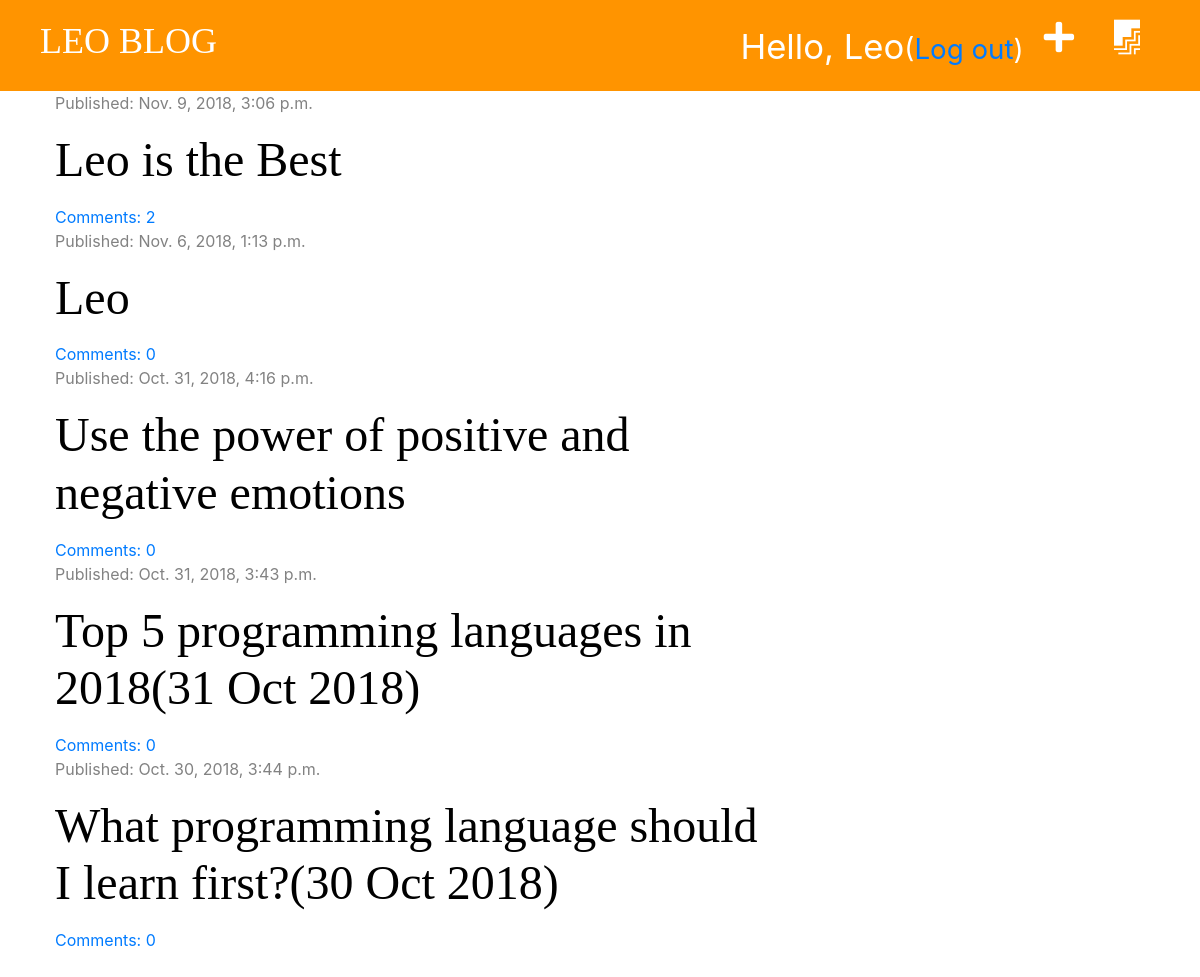
The app's page / (signed in) with its own data.
### blog/models.py (models this page shows, shortened)
class Post(models.Model):
    author = models.ForeignKey('auth.User', on_delete=models.CASCADE)
    title = models.CharField(max_length=200)
    text = models.TextField()
    created_date = models.DateTimeField(default=timezone.now)
    published_date = models.DateTimeField(blank=True, null=True)
    def approved_comments(self):
        return self.comments.filter(approved=True)

### blog/views.py (the view)
# urls.py: path('', views.post_list, name='post_list'),
def post_list(request):
    posts = Post.objects.filter(published_date__lte=timezone.now()).order_by('-published_date')
    stuff_for_frontend = {'posts': posts}
    return render(request, 'blog/post_list.html', stuff_for_frontend)

### blog/templatetags/markdownify.py (called while the page is built)
@register.filter
def markdown(value):
    renderer = HighlightRenderer()
    markdown = mistune.Markdown(renderer=renderer)
    return markdown(value)

### blog/templates/blog/post_list.html (shortened to what this page needs)
{% extends 'blog/base.html' %}
{% load markdownify %}
{% block content %}
    {% for post in posts %}
        <div class="post">
            <div class="date">
                <p>Published: {{ post.published_date }}</p>
            <div/>
            <h1><a href="{% url 'post_detail' pk=post.pk %}">{{ post.title }}</a></h1>
            <a href="{% url 'post_detail' pk=post.pk %}">Comments: {{ post.approved_comments.count }}</a>
        </div>
    {% endfor %}
{% endblock %}

### blog/templates/blog/base.html (shortened to what this page needs)
{% load staticfiles %}
<!DOCTYPE html>
<html lang="en">
<head>
    <link rel="stylesheet" href="https://maxcdn.bootstrapcdn.com/bootstrap/4.0.0/css/bootstrap.min.css">
    <link rel="stylesheet" href="https://use.fontawesome.com/releases/v5.5.0/css/all.css">
    <link rel="stylesheet" href="{% static 'css/blog.css' %}">
    <link rel="stylesheet" href="{% static 'css/zenburn.css' %}">
</head>
<body>
<div class="page-header">
    {% if user.is_authenticated %}
        <a href="{% url 'post_draft_list' %}" class="top-menu"><i class="fab fa-firstdraft fa-2x" style=" color: #ffffff; float: right; font-size: 26pt; margin-right: 20px;"></i></a>
        <a href="{% url 'post_new' %}" class="top-menu"><i class="fas fa-plus fa-2x" style=" color: #ffffff; float: right; font-size: 26pt; margin-right: 20px;"></i></a>
        <p class="top-menu">Hello, {{ user.username }}<small>(<a href="{% url 'logout' %}">Log out</a>)</small></p>
    {% else %}
        <a href="{% url 'login' %}" class="top-menu"><i class="fas fa-sign-in-alt" style="color: #ffffff; float: right; font-size: 26pt; margin-right: 20px;"></i></a>
    {% endif %}
    <h1><a href="{% url "post_list" %}">LEO BLOG</a></h1>
</div>
<div class="content container">
    <div class="row">
        <div class="col-md-8">
            {% block content %}
            {% endblock %}
        </div>
    </div>
</div>
</body>
</html>

### blog/static/css/blog.css (style rules this page uses)
.page-header { background-color: #ff9400; margin-top: 0; padding: 20px 20px 20px 40px; }
.page-header h1, .page-header h1 a { color: #ffffff; font-size: 36px; text-decoration: none; }
.content { margin-left: 40px; }
h1, h2, h3, h4 { font-family: 'tangerine', 'Inconsolata', 'Droid Sans', serif; font-size: 48px; }
.date { color: #828282; }
.post { margin-bottom: 70px; }
.post h1 a { color: #000000; }
.top-menu { color: #ffffff; float: right; font-size: 26pt; margin-right: 20px; }

### records on screen
Post: published_date "Nov. 9, 2018, 3:06 p.m.", title "Leo is the Best", approved_comments.count "2"
Post: published_date "Nov. 6, 2018, 1:13 p.m.", title "Leo", approved_comments.count "0"
Post: published_date "Oct. 31, 2018, 4:16 p.m.", title "Use the power of positive and negative emotions", approved_comments.count "0"
Post: published_date "Oct. 31, 2018, 3:43 p.m.", title "Top 5 programming languages in 2018(31 Oct 2018)", approved_comments.count "0"
Post: published_date "Oct. 30, 2018, 3:44 p.m.", title "What programming language should I learn first?(30 Oct 2018)", approved_comments.count "0"

### other values on screen
{{ user.username }} "Leo"
